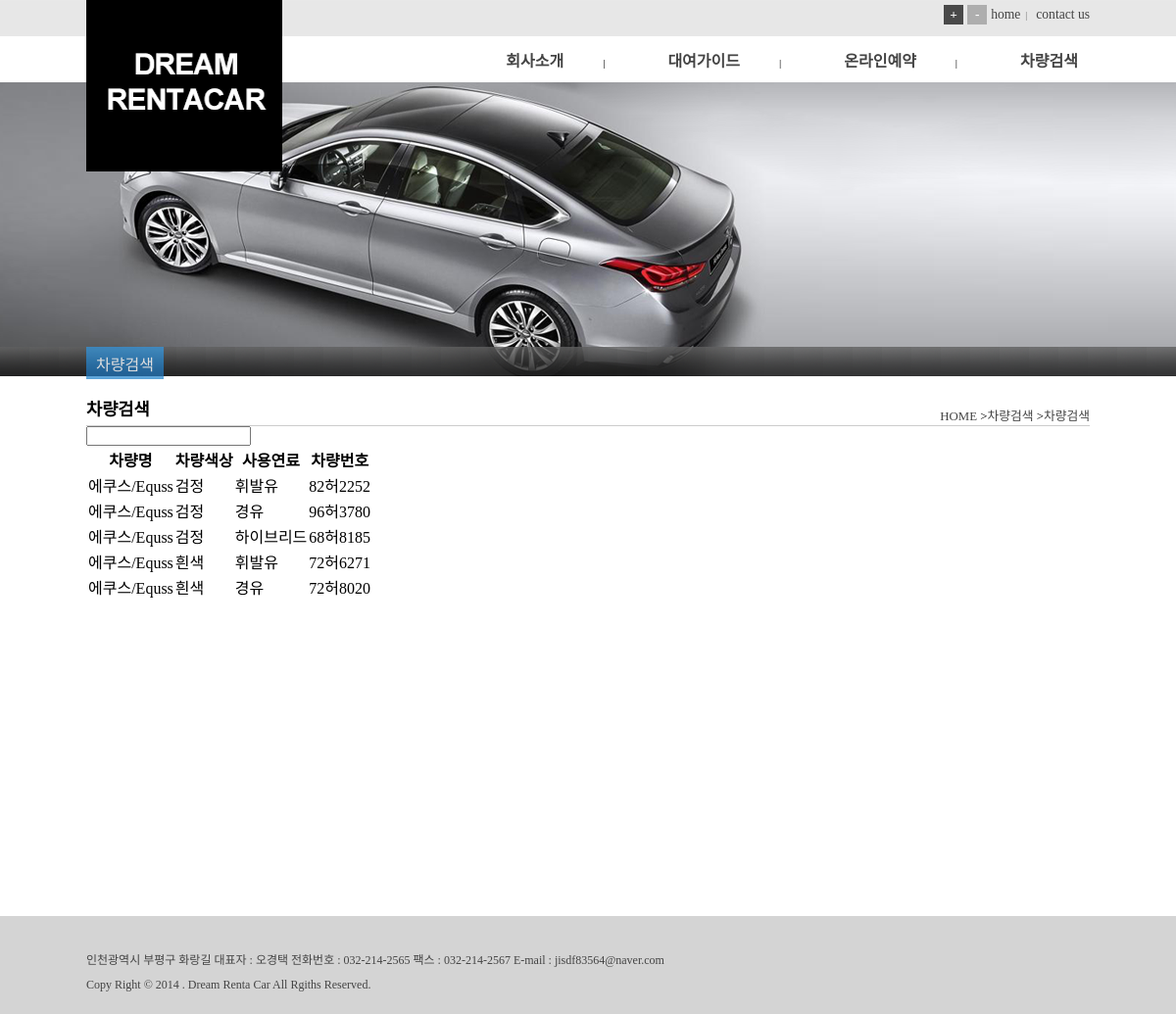
/view/search/search, run on the app's committed database.
### tables this page shows
CREATE TABLE IF NOT EXISTS `car` (
  `idx` int(11) NOT NULL AUTO_INCREMENT,
  `carname` varchar(100) NOT NULL,
  `color` varchar(100) NOT NULL,
  `fuel` varchar(100) NOT NULL,
  `carnum` varchar(100) NOT NULL,
  PRIMARY KEY (`idx`)
);

### app/model/search.php (called while the page is built, shortened)
<?php
	class searchModel extends DB{
		public function search(){
			$sql = 'select * from car limit '.$_SESSION['listNum'];
			$query = $this->query($sql)->resultAll();
			return $query;
		}
	}

### core/db.php (called while the page is built)
<?php
	class DB{
		private $db;
		public function __construct(){
			$this->db = new PDO('mysql:host=127.0.0.1;dbname=rent;charset=utf8','root','');
			$this->db-> setAttribute(PDO::ATTR_ERRMODE,PDO::ERRMODE_EXCEPTION);
			$this->db-> setAttribute(PDO::ATTR_STATEMENT_CLASS,array('Statement'));
		}
		public function query($sql,$arr = array()){
			try{
				$stmt = $this->db->prepare($sql);
				$stmt->execute($arr);
				return $stmt;
			}catch(PDOException $error){
				echo (nl2br($error));
			}
		}
	}

### core/db.statement.php (called while the page is built, shortened)
<?php
	class statement extends PDOStatement{
		function result($close = true){
			$data = $this->fetch();
			return $data;
		}
		function resultAll(){
			$realdata = array();
			while($data= $this->result(false)){
				$realdata[] = $data;
			}
			return $realdata;
		}
	}

### core/controller.php (called while the page is built, shortened)
<?php
class controller{
	protected $model = array();
	public function __construct(){
		$this->loadModel('menu');
	}
	public function loadModel($name){
		if(empty($this->model[$name])){
			$this->model[$name] = new $model();
		}
	}
}

### app/controller/search.php (the view, shortened to what this page needs)
<?php
	class search extends controller{
		private $get;
		public function init(){
			$this->get = $this->model['search'];
		}
		public function _search(){
			$data = $this->get->search();
			$html = '';
			foreach($data as $key => $val){
				$list  = $data[$key];
				$html .= '<tr>';
				$html .= '<td>'.$list['carname'].'</td>';
				$html .= '<td>'.$list['color'].'</td>';
				$html .= '<td>'.$list['fuel'].'</td>';
				$html .= '<td>'.$list['carnum'].'</td>';
				$html .= '</tr>';
			}
		}
	}

### index.php (shortened to what this page needs)
<?php
$view = $_GET['mode'] == 'view';
if(is_file(CON.$_GET['controller'].'.php')){
	$con = new $_GET['controller']();
	if(method_exists($con,'init')) $con->init();
	if(method_exists($con,'_'.$_GET['method'])){
		$con -> {'_'.$_GET['method']}();
	}else if($view){
		if(method_exists($con->view,'_'.$_GET['controller'])){
			$con->view->{'_'.$_GET['controller']}();
		}
	}
}else if($view){
	$con = new controller();
	if(method_exists($con,'_'.$_GET['method'])){
		$con->{'_'.$_GET['controller']}();
	}
}
if($view && isset($con)){
	$con->view->execute();
}

### app/model/menu.php (shortened to what this page needs)
<?php
class menuModel extends DB{
	private $menu = array();
	public function __construct(){
		$sql = 'SELECT s.sod, m.mod, mTitle, sTitle, porder, s.maxLv, s.minLv
				FROM `menu` AS s JOIN(
					SELECT `mod`
					FROM `menu`
					WHERE `sod` IS NULL
				) AS m ON s.mod = m.mod
				ORDER BY `mod` ASC,`sod` ASC ';
		$data = $this->query($sql)->resultAll();
		foreach($data as $val){
			if($val['sod'] == null){
				$main = $val['porder'];
				$this->menu[$main] = array(
					'title' => $val['mTitle'],
					'porder'=> $val['porder'],
					'file'	=> $val['sTitle']);
			}else{
				$this->menu[$main]['sub'][$val['sTitle']] = array(
					'title' => $val['mTitle'],
					'porder'=> $val['porder'],
					'file'	=> $val['sTitle'],
					'max'	=> $val['maxLv'],
					'min'	=> $val['minLv'] );
			}
		}
	}
	public function getMenu(){
		$html = '<ul>';
		foreach($this->menu as $key => $val){
			$data  = $this->menu[$val['porder']];
			$html .= '<li>';
			$html .= '<a href="/view/'.$data['porder'].'/'.$data['file'].'">'.$data['title'].'</a>';
			if(isset($val['sub'])){
				$isMenu = sizeof($val['sub']) >= 1;
				$html .= ($isMenu)? '<ul>' : '';
				foreach($val['sub'] as $sData){
					$html .= ' <li><a href="/view/'.$sData['porder'].'/'.$sData['file'].'">'.$sData['title'].'</a></li>';
				}
				$html .= ($isMenu)? '</ul>' : '';
			}
			$html .= '</li>';
		}
		$html .= '</ul>';
		return $html;
	}
	public function subMenu(){
		$html = '<div><dl>';
		foreach($this->menu[$_GET['controller']]['sub'] as $key => $data){
			if($data['file'] == $_GET['method']){
				$html .= '<dt>'.$data['title'].'</dt>';
			}else{
				$html .= '<dd><a href="/view/'.$data['porder'].'/'.$data['file'].'">'.$data['title'].'</a></dd>';
			}
		}
		$html .= '</dl></div>';
		return $html;
	}
	public function nowPage(){
		$data = $this->menu[$_GET['controller']]['sub'][$_GET['method']];
		$parent = $this->menu[$_GET['controller']];
		$html = '<ul>';
		$html .= '<li><strong>'.$data['title'].'</strong></li>';
		$html .= '<li>';
		$html .= '<span><a href="/view">HOME</a> &gt;</span>';
		$html .= '<span><a href="/view/'.$parent['porder'].'/'.$parent['file'].'">'.$parent['title'].'</a> &gt;</span>';
		$html .= '<span><a href="/view/'.$data['porder'].'/'.$data['file'].'">'.$data['title'].'</a></span>';
		$html .= '</li>';
		$html .= '</ul>';
		return $html;
	}
}

### core/view.php (shortened to what this page needs)
<?php
	class View{
		public $data = array();
		public $model = array();
		public function init(){
			$this->data['link']		= empty($_GET['controller'])? 'main' : 'sub';
			$this->data['nav']		= $this->model['menu']->getMenu();
			$this->data['logChk']	= $this->model['user']->logChk();
			if($this->data['link'] == 'sub' && $_GET['mode'] == 'view'){
				$this->data['data']	= $this->model['menu']->getData();
				$this->data['sub']	=	$this->model['menu']->subMenu();
				if($this->data['sub'] == false){
					$this->data['sub'] = '';
				}else{
					$this->data['data']	=	$this->data['data'][$_GET['controller']]['sub'][$_GET['method']];
				}
				$this->data['url']	=	PAGE.$_GET['controller'].'/'.$_GET['method'];
				$this->data['url'] .=	($_GET['method'] == 'intro')? '.html' : '.php';
				$this->data['now']  =	$this->model['menu']->nowPage();
			}
		}
		public function execute(){
			$this->init();
			extract($this->data);
			if($_GET['mode'] == 'view'){
				include PAGE.'header.php';
				include PAGE.$this->data['link'].'.php';
				include PAGE.'footer.php';
			}
		}
	}

### page/header.php (shortened to what this page needs)
<!doctype html>
<html lang="en">
<head>
<link rel="stylesheet" href="/css/jquery-ui-1.10.4.custom.css" />
<link rel="stylesheet" href="/css/commen.css" />
<link rel="stylesheet" href="/css/<?php echo $link;?>.css" />
<link rel="stylesheet" href="/attachment/website.css" />
 </head>
 <body>
 <section id="wrap">
	<section class="header">
		<header>
			<h1><a href="/view"><img src="/img/logo.png" alt="logo" width='200' height='175'/></a></h1>
			<article class="headerUp">
				<ul>
					<li class="font">
						<input type="button" value="+" data-val="0.1" />
						<input type="button" value="-" data-val="-0.1" />
					</li>
					<li>
						<span><a href="/view">home</a></span>
						<span><a href="mailTo:rudxor97@naver.com">contact us</a></span>
					</li>
				</ul>
			</article>
			<nav>
				<?php echo $nav;?>
			</nav>
		</header>
	</section>

### page/sub.php
<section id="body">
	<section class="contUp">
		<section class="subMenu">
			<?php echo $sub?>
		</section>
	</section>
	<section class="content">
		<section class="nowPage">
			<?php echo $now?>
		</section>
		<?php
			if($_GET['controller']=='intro' && $_GET['method'] == 'intro'){
				include '/attachment/intro.html';
			}else{
				include $url;
			}?>
	</section>
</section>

### page/search/search.php
<section class="searchPage">
	<div>
		<input type="text" class="key" />
	</div>
	<table>
		<thead>
			<th>차량명</th>
			<th>차량색상</th>
			<th>사용연료</th>
			<th>차량번호</th>
		</thead>
		<tbody>
			<?php echo $list;?>
		</tbody>
	</table>
</section>

### page/footer.php
	<section class="wrapFooter">
		<footer>
			<p>인천광역시 부평구 화랑길   대표자 : 오경택   전화번호 : 032-214-2565   팩스 : 032-214-2567   E-mail : jisdf83564@naver.com</p>
			<p>Copy Right &copy; 2014 . Dream Renta Car All Rgiths Reserved.</p>
		</footer>
	</section>
</section>
 </body>
</html>

### css/commen.css (style rules this page uses)
* { margin:0; padding:0; font-family:'malgun gothic'; }
ul,li { list-style:none; }
a { text-decoration:none; color:#444; }
input[type=button],[data-location],[data-slide] { cursor:pointer; }
.header { min-width:1024px; background:url('/img/header.png'); height:84px; box-shadow:0px 5px 10px #999; }
.header header { width:1024px; margin:0 auto; height:84px; }
.header header .headerUp { width:100%; text-align:right; }
.header header .headerUp li { display:inline-block; vertical-align:top; padding-top:5px; }
.header header .headerUp li input { width:20px; height:20px; border:none; color:#fff; font-weight:bold; }
.header header .headerUp li input:nth-of-type(1) { background:#494949; }
.header header .headerUp li input:nth-of-type(2) { background:#aeaeae; }
.header header .headerUp li span { font-family:'돋움'; color:#6e6e6e; font-size:0.85em; }
.header header .headerUp li span:not(:nth-of-type(2)):after { content:'|'; padding:5px; margin-top:5px; font-size:0.7em; }
.header header h1 { position:absolute;; z-index:100; float:left; }
.header header nav { display:inline-block; vertical-align:top; float:right; padding-top:12px; }
.header header nav > ul { display:flex; }
.header header nav > ul > li { padding:12px; }
.header header nav > ul > li:not(:last-child):after { content:'|'; font-size:0.7em; padding:0 40px; }
.header header nav > ul > li > a { font-weight:bold; font-size:1em; }
.wrapFooter { clear:both; min-width:1024px; height:70px; padding-top:30px; background:#d4d4d4; color:#444; }
.wrapFooter footer { width:1024px; margin:0 auto; font-size:0.75em; font-family:'돋움'; }
.wrapFooter footer p { padding:5px 0; }

### css/sub.css (style rules this page uses)
.contUp { background:url('/img/main3.png')50% 50%; height:300px; min-width:1024px; position:relative; }
.contUp .subMenu { position:absolute; bottom:0px; width:100%; background:url('/img/sub_menu.png'); opacity:0.8; height:30px; }
.contUp .subMenu div { width:1024px; margin:0 auto; color:#fff; }
.contUp .subMenu div dl { display:flex; }
.contUp .subMenu div dl dt { background:url('/img/active.png'); }
.contUp .subMenu div dl dt, .contUp .subMenu div dl dd { padding:4.5px 10px; }
.content { width:1024px; margin:0 auto; }
.content .nowPage { border-bottom:1px solid #ccc; height:30px; padding-top:20px; }
.content .nowPage li:nth-of-type(1) { float:left; font-size:1.1em; }
.content .nowPage li:nth-of-type(2) { float:right; font-size:0.8em; padding-top:10px; }
.searchPage { min-height:500px; }

### data on the page
car: carname "에쿠스/Equss", color "검정", fuel "휘발유", carnum "82허2252"
car: carname "에쿠스/Equss", color "검정", fuel "경유", carnum "96허3780"
car: carname "에쿠스/Equss", color "검정", fuel "하이브리드", carnum "68허8185"
car: carname "에쿠스/Equss", color "흰색", fuel "휘발유", carnum "72허6271"
car: carname "에쿠스/Equss", color "흰색", fuel "경유", carnum "72허8020"

### other printed values
$data['title'] "회사소개"
$data['title'] "대여가이드"
$data['title'] "온라인예약"
$data['title'] "차량검색"
$parent['title'] "차량검색"
